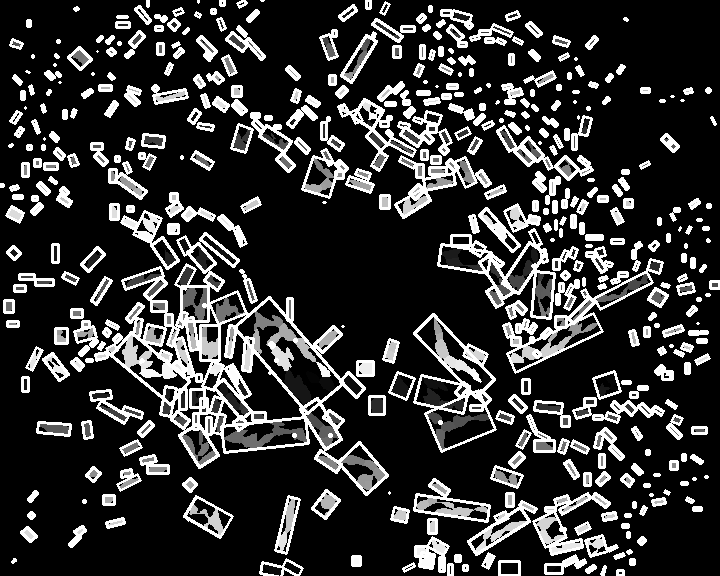
#> input picture xiaocong/draw_img.tif, 720 x 576 px; its folder holds only this picture in this run
$ python -i postprocessing.py   (imports and definitions only)   (older library calls are emulated)
#> lines starting #> are read from the running program, lines starting #| are printed output that depends on the picture; after the words box and inside, x2 and y2 are one past the last pixel; in counts of white or black regions, pixels touching at a corner belong together
#> further down, picture is the input picture: shape (576, 720, 3); min 0, max 255, mean 51.6
import cv2
import numpy as np
from scipy.ndimage.morphology import binary_fill_holes
from skimage.morphology import watershed


# [19 lines left out: function merge_seg_fce_marker_fce, not called in this run]


def postprocess_markers(img,
                        threshold=240,
                        c=12,
                        dic=False,
                        h=4):
    """
    erosion_size == c
    step == h
    threshold == tm
    """
#> called with threshold = 240, c = 12, dic = False, h = 4

    # original matlab code:
    # res = opening(img, size); % size filtering
    # res = hconvex(res, h) == h; % local contrast filtering
    # res = res & (img >= t); % absolute intensity filtering

    if dic:
        # old version of postprocessing, DIC dataset
        m = img.astype(np.uint8)
        _, new_m = cv2.threshold(m, threshold, 255, cv2.THRESH_BINARY)

        # filling gaps
        hol = binary_fill_holes(new_m * 255).astype(np.uint8)

        # morphological opening
        kernel = cv2.getStructuringElement(cv2.MORPH_ELLIPSE, (c, c))
        glob_f = cv2.morphologyEx(hol, cv2.MORPH_OPEN, kernel)
    else:
        kernel = cv2.getStructuringElement(cv2.MORPH_ELLIPSE, (c, c))
        markers = cv2.morphologyEx(img, cv2.MORPH_OPEN, kernel)
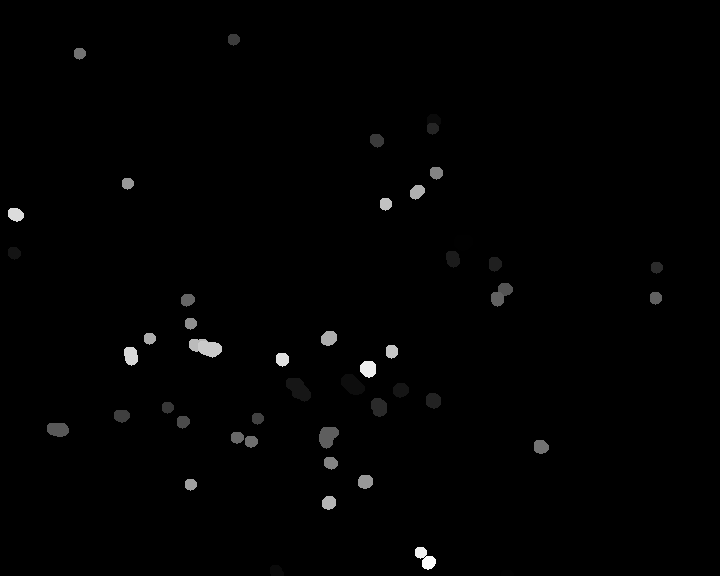
#> markers: shape (576, 720, 3); min 0, max 252, mean 2.1
        new_m = (hconvex(markers, h) == h).astype(np.uint8)
        glob_f = ((markers > threshold).astype(np.uint8) * new_m)

    # label connected components
    idx, markers = cv2.connectedComponents(glob_f)

    # print(threshold, c, circular, h)
    return idx, markers


# postprocess markers
# PhC and SIM+ compatibility
# [10 lines left out: function postprocess_markers_09, not called in this run]


def hmax(img, h=50):
#> called with h = 4
    h_img = img.astype(np.uint16) + h
    kernel = cv2.getStructuringElement(cv2.MORPH_ELLIPSE, (3, 3))
    rec0 = img

    # reconstruction
    for i in range(255):
        rec1 = np.minimum(cv2.dilate(rec0, kernel), h_img)
        if np.sum(rec0 - rec1) == 0:
            break
        rec0 = rec1

    # retype to uint8
    hmax_result = np.maximum(np.minimum((rec1 - h), 255), 0).astype(np.uint8)
    return hmax_result


def hconvex(img, h=5):
    return img - hmax(img, h)
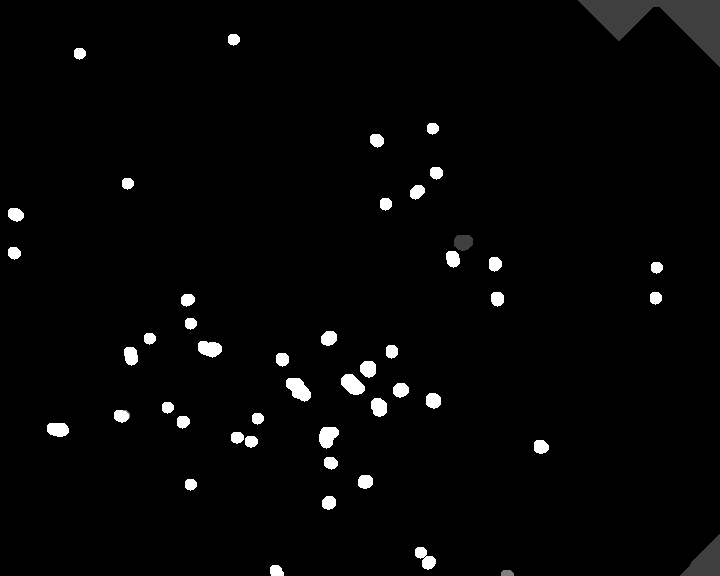
#> returned value: shape (576, 720, 3); min 0, max 4, mean 0.0859; drawn with min black and max white


# postprocess foreground
# [5 lines left out: function postprocess_foreground, not called in this run]


def watershed_merge(segmentation_fce, marker_fce, foreground):
    result = watershed(segmentation_fce, marker_fce, mask=foreground)
    return result


# [80 lines left out: functions topdist_merge, eucldist_merge, postprocess_cell_mask, postprocess_markers_old, not called in this run]

>>> import cv2
>>> picture = cv2.imread('../../../xiaocong/draw_img.tif')
>>> result = postprocess_markers(picture)
#> in postprocess_markers, `new_m = (hconvex(markers, h) == h).astype(np.uint8)`:
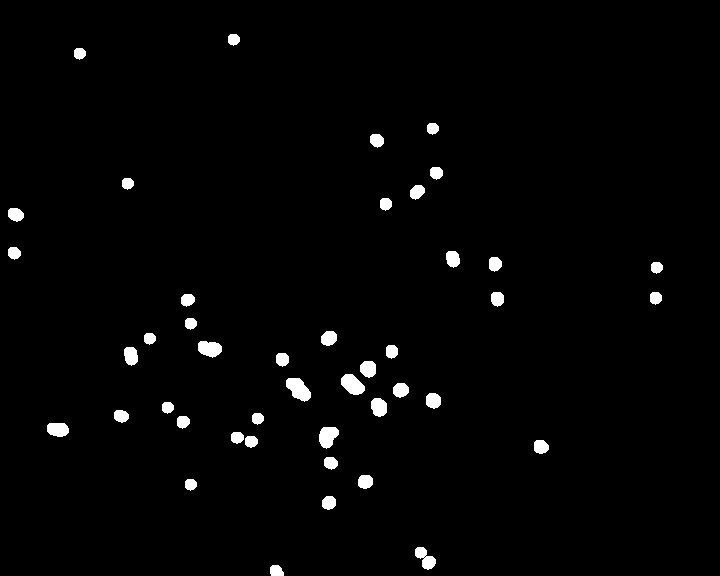
#> new_m: shape (576, 720, 3); values 0 (black) and 1 (white), 1.8% white; 44 white regions, largest, box (x1, y1, x2, y2) and area: (286, 378, 311, 402) 388, (341, 374, 365, 395) 347, (319, 427, 339, 449) 318
#> in postprocess_markers, `glob_f = ((markers > threshold).astype(np.uint8) * new_m)`:
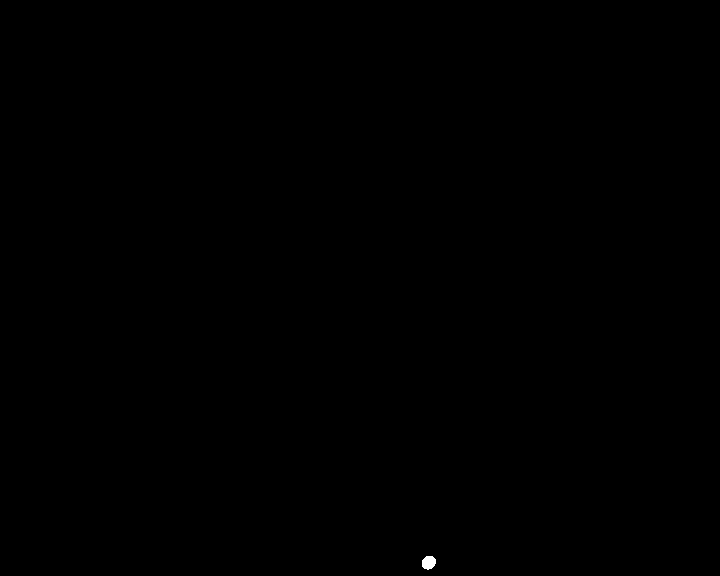
#> glob_f: shape (576, 720, 3); values 0 (black) and 1 (white), 0.04% white; 1 white region, box (x1, y1, x2, y2) and area: (422, 556, 436, 570) 154
#> (the run stopped early here; a loop or call above may not have finished)
